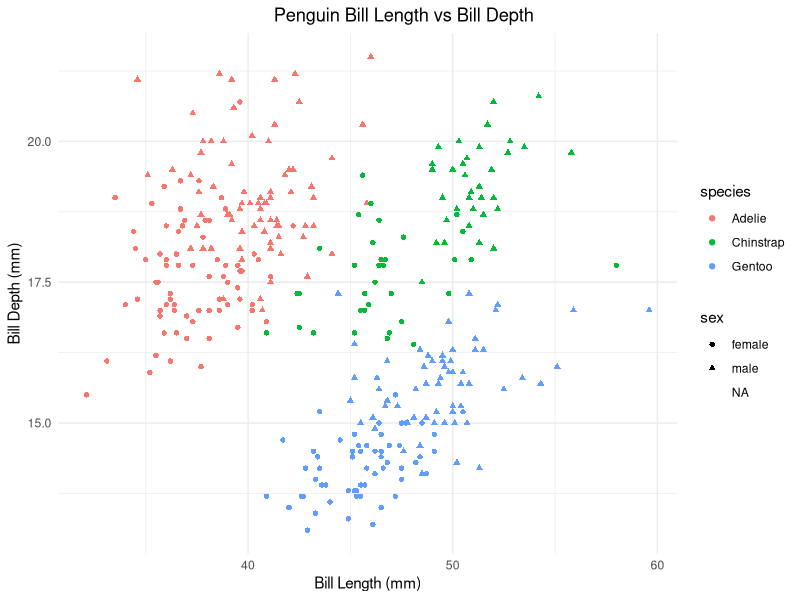
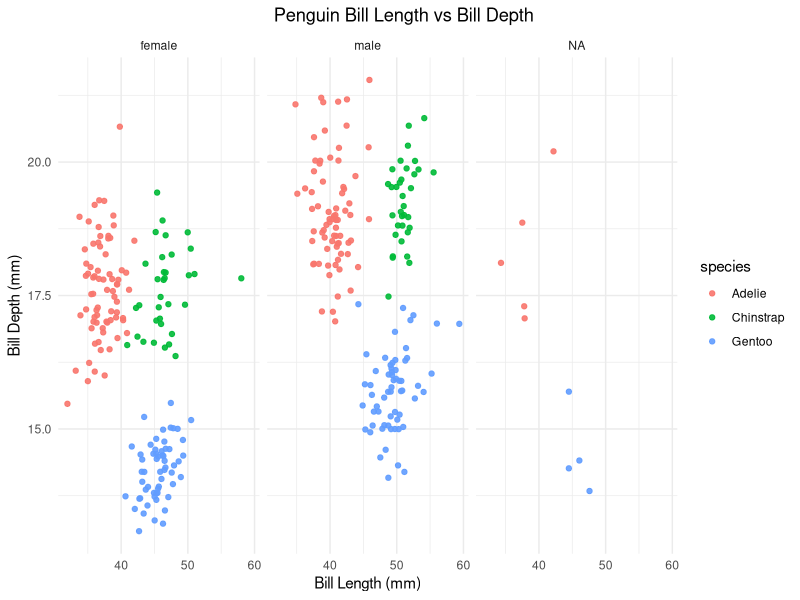
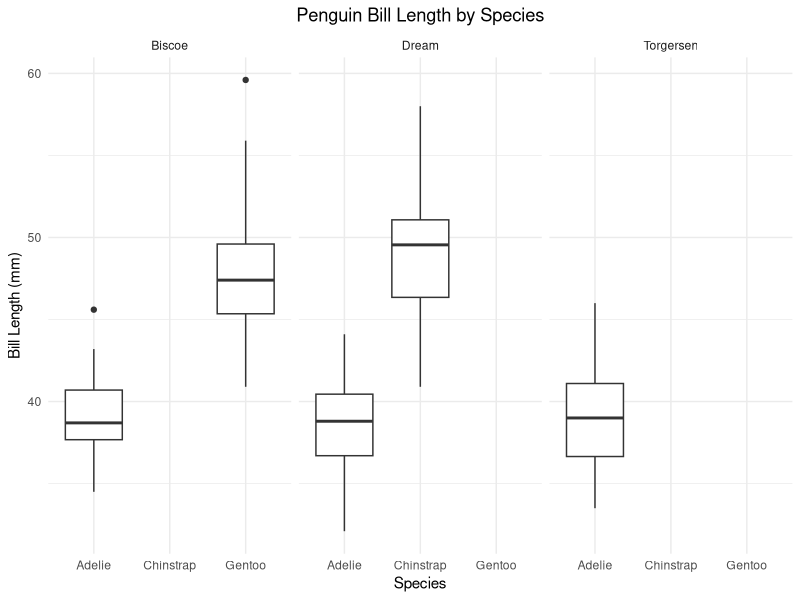
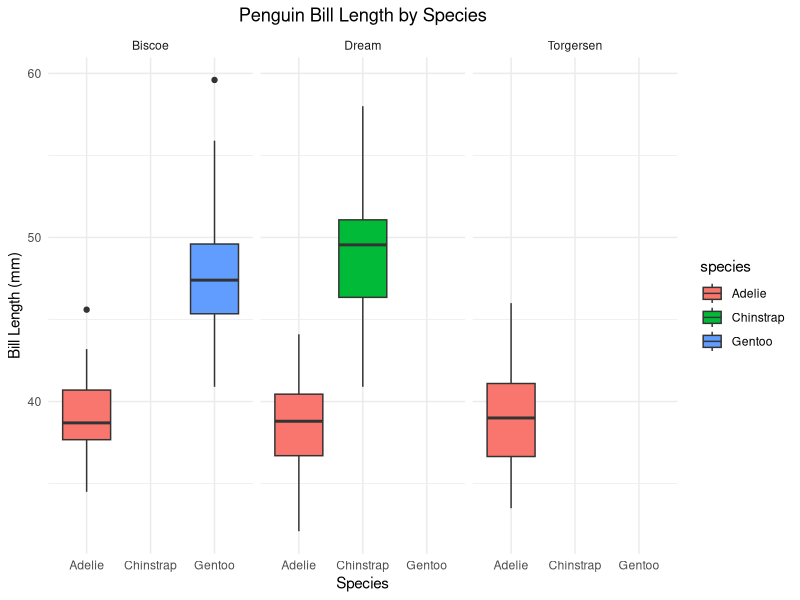
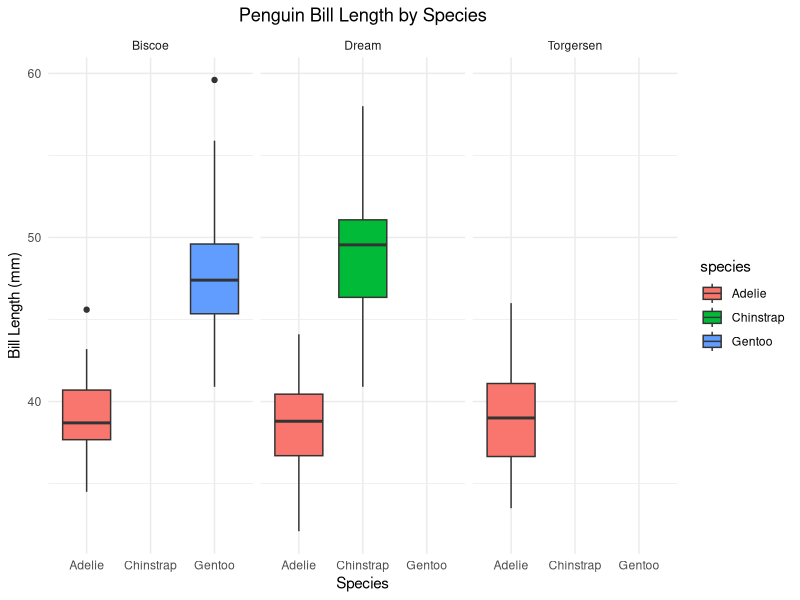
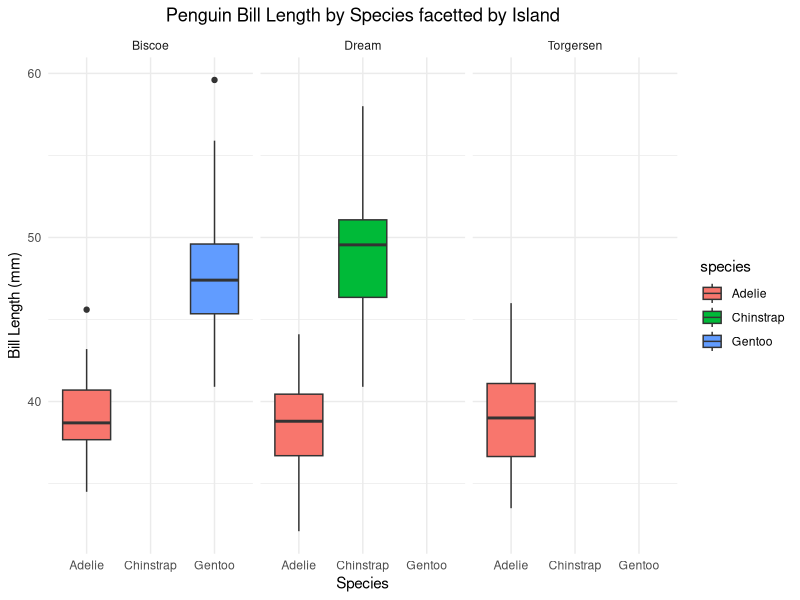
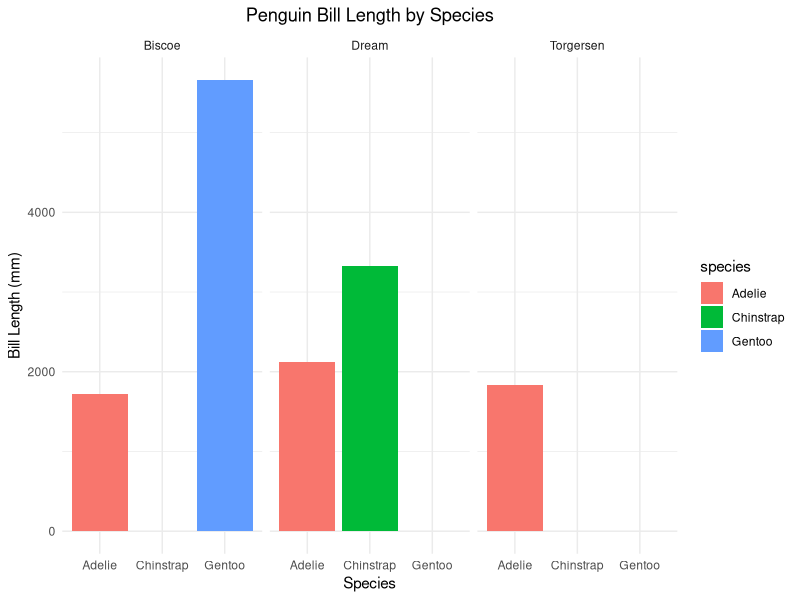
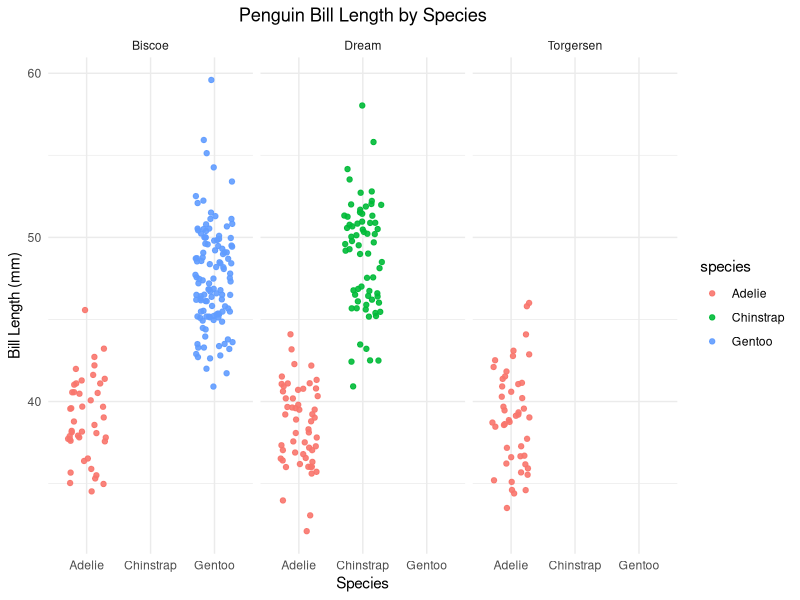

Generate these figures, in order, with R:
library(palmerpenguins)
library(ggplot2)
library(dplyr)
library(tidyverse)

penguins <- palmerpenguins::penguins

ggplot(
  penguins,
  aes(
    x = bill_length_mm,
    y = bill_depth_mm,
    color = species,
    shape = sex
  )
) +
  geom_point() +
  theme_minimal() +
  labs(
    x = "Bill Length (mm)",
    y = "Bill Depth (mm)",
    title = "Penguin Bill Length vs Bill Depth"
  )+
  theme(plot.title = element_text(hjust = 0.6)) 

# Facetted by sex
ggplot(
  penguins,
  aes(
    x = bill_length_mm,
    y = bill_depth_mm,
    color = species
  )
) +
  geom_jitter(width = 0.3, alpha = 0.9) +
  
  theme_minimal() +
  labs(
    x = "Bill Length (mm)",
    y = "Bill Depth (mm)",
    title = "Penguin Bill Length vs Bill Depth"
  )+
  theme(plot.title = element_text(hjust = 0.6)) +
  facet_wrap(~sex)

# remove the NA values from the dataset 
penguins <- penguins %>% drop_na()

# Create a boxplot of bill length by species 
ggplot(penguins, aes(x = species, y = bill_length_mm)) +
  geom_boxplot() +
  theme_minimal() +
  labs(
    x = "Species",
    y = "Bill Length (mm)",
    title = "Penguin Bill Length by Species"
  ) +
  theme(plot.title = element_text(hjust = 0.5))+
  facet_wrap (~island,ncol(3))

# Make it more visually appealing by adding color to the boxplot 
ggplot(penguins, aes(x = species, y = bill_length_mm, fill = species)) +
  geom_boxplot() +
  theme_minimal() +
  labs(
    x = "Species",
    y = "Bill Length (mm)",
    title = "Penguin Bill Length by Species"
  ) +
  theme(plot.title = element_text(hjust = 0.5))+
  facet_wrap (~island,ncol(3))
# Add standard deviation to the boxplot  
ggplot(penguins, aes(x = species, y = bill_length_mm, fill = species)) +
  geom_boxplot() +
  theme_minimal() +
  labs(
    x = "Species",
    y = "Bill Length (mm)",
    title = "Penguin Bill Length by Species"
  ) +
  theme(plot.title = element_text(hjust = 0.5))+
  facet_wrap (~island,ncol(3))
# Change the title to Penguin bill length by species facetted by island 
ggplot(penguins, aes(x = species, y = bill_length_mm, fill = species)) +
  geom_boxplot() +
  theme_minimal() +
  labs(
    x = "Species",
    y = "Bill Length (mm)",
    title = "Penguin Bill Length by Species facetted by Island"
  ) +
  theme(plot.title = element_text(hjust = 0.5))+
  facet_wrap (~island,ncol(3))

# Make it a barplot 
ggplot(penguins, aes(x = species, y = bill_length_mm, fill = species)) +
  geom_col() +
  theme_minimal() +
  labs(
    x = "Species",
    y = "Bill Length (mm)",
    title = "Penguin Bill Length by Species"
  ) +
  theme(plot.title = element_text(hjust = 0.5))+
  facet_wrap (~island,ncol(3)) 
# Make it a scatterplot 
ggplot(penguins, aes(x = species, y = bill_length_mm, color = species)) +
  geom_jitter(width = 0.3, alpha = 0.9) + 
  theme_minimal() +
  labs(
    x = "Species",
    y = "Bill Length (mm)",
    title = "Penguin Bill Length by Species"
  ) +
  theme(plot.title = element_text(hjust = 0.5))+
  facet_wrap (~island,ncol(3)) 

# make the y axis for flipper length 
ggplot(penguins, aes(x = species, y = flipper_length_mm, fill = species)) +
  geom_boxplot() +
  theme_minimal() +
  labs(
    x = "Species",
    y = "Flipper Length (mm)",
    title = "Penguin Flipper Length by Species"
  ) +
  theme(plot.title = element_text(hjust = 0.5))+
  facet_wrap (~island,ncol(3)) 
# Make it bill depth vs bill length in a scatterplot 
ggplot(penguins, aes(x = bill_length_mm, y = bill_depth_mm, color = species, shape = sex)) +
  geom_jitter(width = 0.2, alpha = 1) +
  theme_minimal() +
  labs(
    x = "Bill Length (mm)",
    y = "Bill Depth (mm)",
    title = "Penguin Bill Length vs Bill Depth"
  ) +
  theme(plot.title = element_text(hjust = 0.5))+
  facet_wrap (~island,ncol(3))

# Make it bill depth vs bill length vs species    
ggplot(penguins, aes(x = bill_length_mm, y = bill_depth_mm, color = species, shape = sex)) +
  geom_jitter(width = 0.2, alpha = 1) +
  theme_minimal() +
  labs(
    x = "Bill Length (mm)",
    y = "Bill Depth (mm)",
    title = "Penguin Bill Length vs Bill Depth"
  ) +
  theme(plot.title = element_text(hjust = 0.5))+
  facet_wrap (~island,nrow(3)) 

#Make it flipper length vs bill length vs species 
ggplot(penguins, aes(x = bill_length_mm, y = flipper_length_mm, color = species, shape = sex)) +
  geom_jitter(width = 0.7, alpha = 1) +
  theme_minimal() +
  labs(
    x = "Bill Length (mm)",
    y = "Flipper Length (mm)",
    title = "Penguin Bill Length vs Flipper Length vs Species"
  ) +
  theme(plot.title = element_text(hjust = 0.5))+
  facet_wrap (~island, ncol = 3) 
# Make it flipper leng vs bill depth vs species 
